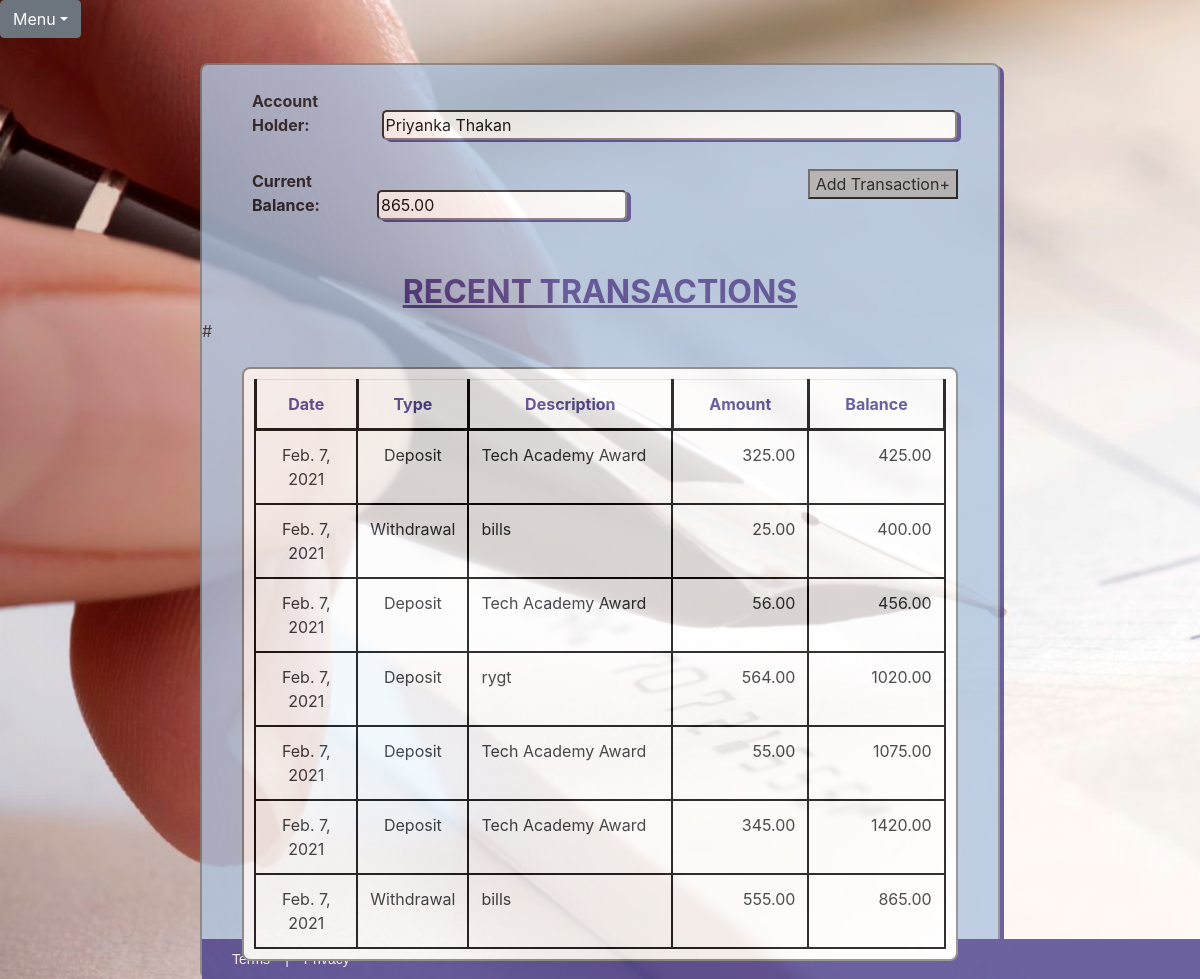
Page /1/balance/ on the committed database.
### Checkbook/models.py (models this page shows)
class Account(models.Model):
    first_name = models.CharField(max_length=50)
    last_name = models.CharField(max_length=50)
    deposit = models.DecimalField(max_digits=15, decimal_places=2)
    Accounts = models.Manager()
    def __str__(self):
        return self.first_name + ' '+self.last_name

class Transaction(models.Model):
    date = models.DateField()
    type = models.CharField(max_length = 15, choices=TransactionTypes)
    amount = models.DecimalField(max_digits=15, decimal_places=2)
    description = models.CharField(max_length=188)
    account = models.ForeignKey(Account, on_delete=models.CASCADE)
    Transactions = models.Manager()

### Checkbook/views.py (the view)
# urls.py: path('<int:pk>/balance/', views.balance, name='balance'),
def balance(request, pk):
    account = get_object_or_404(Account, pk=pk)
    transactions = Transaction.Transactions.filter(account = pk)
    current_total = account.deposit  # ? i think the attribute is called deposit, not initial_deposit
    table_contents = { }
    for t in transactions:
        if t.type == 'Deposit':
            current_total += t.amount
            table_contents.update({t : current_total})
        else:
            current_total -= t.amount
            table_contents.update({t : current_total})
    content = {'account': account, 'table_contents': table_contents, 'balance': current_total}
    return render(request, 'checkbook/BalanceSheet.html', content)

### Checkbook/templates/checkbook/BalanceSheet.html (shortened to what this page needs)
{% extends 'checkbook_base.html' %}
{% block content %}
			<div id="all-transactions-form">
				<form>
					<br>
					<label>Account Holder:</label>
					<input id="accountholder" type="text" name="accountHolder" value="{{ account }}" readonly>
					<br><br>
					<label>Current Balance:</label><input id="balance" type="text" name="currentBalance" value="{{ balance }}" readonly>
					<button type="button"><a href="{% url 'transaction' %}">Add Transaction+</a></button>
				</form>
				<br><br>
			</div>
			<h2>RECENT TRANSACTIONS</h2>
			#<table class="table table-responsive" id ="transactions-table">
				<tr id="headerRow">
					<th>Date</th>
					<th>Type</th>
					<th>Description</th>
					<th>Amount</th>
					<th>Balance</th>
				</tr>
				{% for key, total in table_contents.items %}
				<tr>
						<td class="center">{{ key.date }}</td>
						<td class="center">{{ key.type }}</td>
						<td class="left">{{ key.description }}</td>
						<td class="right">{{ key.amount }}</td>
						<td class="right">{{ total }}</td>
				</tr>
				{% endfor %}
	{% endblock %}

### Checkbook/templates/checkbook_base.html (shortened to what this page needs)
{% load static %}
<!DOCTYPE html>
<html lang="en">
	<head>
		<link rel="stylesheet" href="{% static '/CSS/CheckbookApp.css' %}">
		<link rel="stylesheet" href="https://stackpath.bootstrapcdn.com/bootstrap/4.3.1/css/bootstrap.min.css">
		<link rel="stylesheet" href="https://maxcdn.bootstrapcdn.com/font-awesome/4.7.0/css/font-awesome.min.css">
	</head>
	<header>
		<div class="JavaScriptDropdown">
			<div class="btn-group">
				<button type="button" class="btn btn-secondary dropdown-toggle" data-toggle="dropdown">Menu</button>
			</div>
		</div>
	</header>
	<body id="body">
		<div class="checkbook-container">
			{% block content %}{% endblock %}
			<br><br>
		</div>
		<section id="block-footer">
			<p id="footer-right"><a href="#">Terms</a>|<a href="#">Privacy</a></p>
			<p id="footer-left">&copy;2019 - Bluebird Banking</p>
		</section>
	</body>
</html>

### Checkbook/static/CSS/CheckbookApp.css (style rules this page uses)
html, body { height: cover; width: cover; }
body { font-family: Lucida Sans Unicode; text-align: center; background-image: url('../../static/images/CheckCalligraphyPen.jpg'); -webkit-background-size: cover; -moz-background-size: cover; -o-background-size: cover; background-size: cover; overflow: scroll; background-repeat: no-repeat; }
label { width: 125px; margin-left: 50px; font-weight: bold; opacity: initial; }
input, select { width: 500px; border-radius: 5px; box-shadow: 4px 2px darkslateblue; }
th { border: 3px solid black; }
tr td { height: 25px; border: 2px solid black; word-wrap: normal; vertical-align: top; width: auto; }
#headerRow { color: darkslateblue; text-align: center; }
.center { text-align: center; width: 15%; }
.left { padding-left: 10px; width: 30%; word-wrap: normal; }
.right { padding-right: 5px; width: 20%; text-align: right; }
.JavaScriptDropdown { position: relative; margin-top: 0; }
.checkbook-container { opacity: 0.8; position: relative; width: 800px; height: auto; border-radius: 8px; border: 2px solid gray; box-shadow: 4px 3px darkslateblue; margin-left: auto; margin-right: auto; margin-top: 25px; background-color: lightsteelblue; }
.checkbook-container h2 { color: darkslateblue; font-size: 32px; font-weight: bold; text-align: center; text-decoration: underline; }
#all-transactions-form { position: relative; }
#all-transactions-form button { background-color: darkgray; position: relative; right: 40px; float: right; }
#accountholder { width: 575px; }
#balance { width: 250px; }
#transactions-table { background-color:white; width: 90%; height: auto; margin-right: auto; margin-left: auto; padding: 10px; border: 2px solid gray; border-collapse: collapse; border-radius: 8px; table-layout: auto; float: center; position: relative; }
.checkbook-container button, .new-account-button { background-color: darkgray; display: block; margin-left: auto; margin-right: auto; }
button a, button a:hover { text-decoration: none; text-align: center; color:black; }
#block-footer { clear: both; display: flex; width: 100%; -moz-box-sizing: border-box; margin: 0 auto; background-color: darkslateblue; position: fixed; bottom: 0; height: 40px; }
#block-footer a, #block-footer p { flex: 1; color: white; padding: 15px 15px; font-size: 14px; line-height: 10px; font-family:'PT Sans', Arial, Helvetica, sans-serif; }
#footer-left { width: 40%; text-align: right; }
#block-footer { float:left; clear:both; width:100%; }
#block-footer a { color: white; text-shadow: 0 -1px 0 rgba(0, 0, 0, 0.25); text-decoration: none; outline: medium none; }

### rows in the picture
Account: accountHolder "Priyanka Thakan"
Transaction: date "Feb. 7, 2021", type "Deposit", description "Tech Academy Award", amount "325.00", total "425.00"
Transaction: date "Feb. 7, 2021", type "Withdrawal", description "bills", amount "25.00", total "400.00"
Transaction: date "Feb. 7, 2021", type "Deposit", description "Tech Academy Award", amount "56.00", total "456.00"
Transaction: date "Feb. 7, 2021", type "Deposit", description "rygt", amount "564.00", total "1020.00"
Transaction: date "Feb. 7, 2021", type "Deposit", description "Tech Academy Award", amount "55.00", total "1075.00"
Transaction: date "Feb. 7, 2021", type "Deposit", description "Tech Academy Award", amount "345.00", total "1420.00"
Transaction: date "Feb. 7, 2021", type "Withdrawal", description "bills", amount "555.00", total "865.00"
